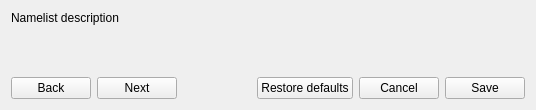
<?xml version="1.0" encoding="UTF-8"?>
<ui version="4.0">
 <class>ProfileTab</class>
 <widget class="QWidget" name="ProfileTab">
  <property name="geometry">
   <rect>
    <x>0</x>
    <y>0</y>
    <width>536</width>
    <height>110</height>
   </rect>
  </property>
  <property name="autoFillBackground">
   <bool>true</bool>
  </property>
  <layout class="QVBoxLayout" name="rootLayout">
   <item>
    <widget class="QLabel" name="descriptionLabel">
     <property name="text">
      <string>Namelist description</string>
     </property>
     <property name="wordWrap">
      <bool>true</bool>
     </property>
    </widget>
   </item>
   <item>
    <widget class="QStackedWidget" name="namelistStack"/>
   </item>
   <item>
    <layout class="QHBoxLayout" name="actionsLayout">
     <item>
      <widget class="QPushButton" name="backButton">
       <property name="text">
        <string>Back</string>
       </property>
      </widget>
     </item>
     <item>
      <widget class="QPushButton" name="nextButton">
       <property name="text">
        <string>Next</string>
       </property>
      </widget>
     </item>
     <item>
      <spacer name="actionsSpacer">
       <property name="orientation">
        <enum>Qt::Horizontal</enum>
       </property>
       <property name="sizeHint" stdset="0">
        <size>
         <width>40</width>
         <height>20</height>
        </size>
       </property>
      </spacer>
     </item>
     <item>
      <widget class="QPushButton" name="restoreButton">
       <property name="text">
        <string>Restore defaults</string>
       </property>
      </widget>
     </item>
     <item>
      <widget class="QPushButton" name="cancelButton">
       <property name="text">
        <string>Cancel</string>
       </property>
      </widget>
     </item>
     <item>
      <widget class="QPushButton" name="saveButton">
       <property name="text">
        <string>Save</string>
       </property>
      </widget>
     </item>
    </layout>
   </item>
  </layout>
 </widget>
 <resources/>
 <connections/>
</ui>
